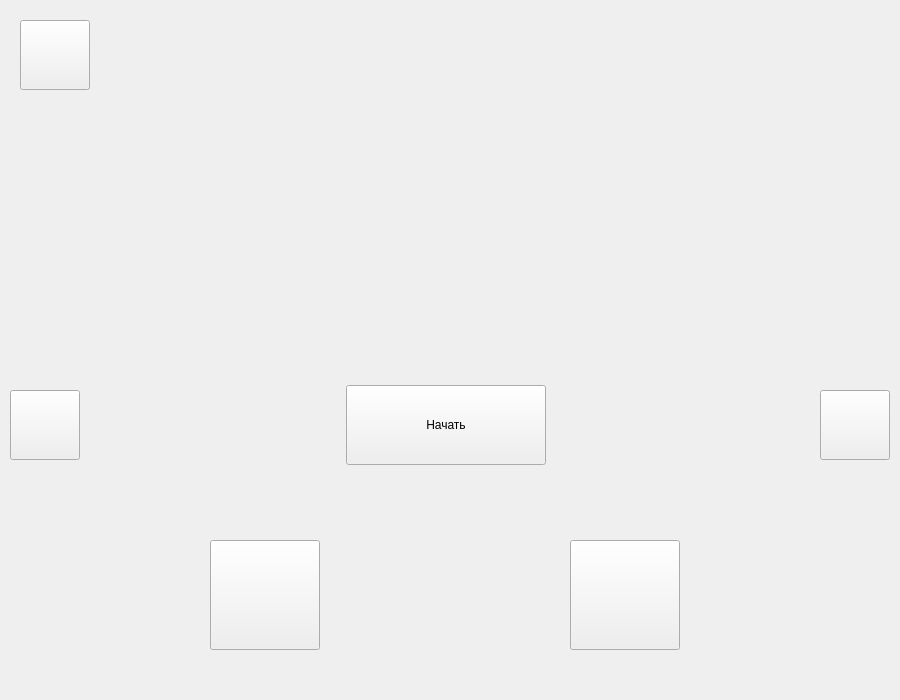
<?xml version="1.0" encoding="UTF-8"?>
<ui version="4.0">
 <class>Reading</class>
 <widget class="QWidget" name="Reading">
  <property name="geometry">
   <rect>
    <x>0</x>
    <y>0</y>
    <width>900</width>
    <height>700</height>
   </rect>
  </property>
  <property name="sizePolicy">
   <sizepolicy hsizetype="Fixed" vsizetype="Fixed">
    <horstretch>0</horstretch>
    <verstretch>0</verstretch>
   </sizepolicy>
  </property>
  <property name="minimumSize">
   <size>
    <width>900</width>
    <height>700</height>
   </size>
  </property>
  <property name="maximumSize">
   <size>
    <width>901</width>
    <height>700</height>
   </size>
  </property>
  <property name="windowTitle">
   <string>Чтение</string>
  </property>
  <widget class="QWidget" name="horizontalLayoutWidget">
   <property name="geometry">
    <rect>
     <x>210</x>
     <y>350</y>
     <width>471</width>
     <height>151</height>
    </rect>
   </property>
   <layout class="QHBoxLayout" name="layout_word" stretch="0,0,0">
    <property name="spacing">
     <number>0</number>
    </property>
    <property name="sizeConstraint">
     <enum>QLayout::SetMinimumSize</enum>
    </property>
    <property name="rightMargin">
     <number>0</number>
    </property>
    <property name="bottomMargin">
     <number>0</number>
    </property>
    <item>
     <spacer name="horizontalSpacer">
      <property name="orientation">
       <enum>Qt::Horizontal</enum>
      </property>
      <property name="sizeHint" stdset="0">
       <size>
        <width>40</width>
        <height>20</height>
       </size>
      </property>
     </spacer>
    </item>
    <item>
     <widget class="QPushButton" name="btn_start">
      <property name="minimumSize">
       <size>
        <width>200</width>
        <height>80</height>
       </size>
      </property>
      <property name="maximumSize">
       <size>
        <width>200</width>
        <height>80</height>
       </size>
      </property>
      <property name="text">
       <string>Начать</string>
      </property>
     </widget>
    </item>
    <item>
     <spacer name="horizontalSpacer_2">
      <property name="orientation">
       <enum>Qt::Horizontal</enum>
      </property>
      <property name="sizeHint" stdset="0">
       <size>
        <width>40</width>
        <height>20</height>
       </size>
      </property>
     </spacer>
    </item>
   </layout>
  </widget>
  <widget class="QPushButton" name="btn_divide">
   <property name="geometry">
    <rect>
     <x>210</x>
     <y>540</y>
     <width>110</width>
     <height>110</height>
    </rect>
   </property>
   <property name="text">
    <string/>
   </property>
   <property name="icon">
    <iconset>
     <normaloff>images/divide.png</normaloff>images/divide.png</iconset>
   </property>
   <property name="iconSize">
    <size>
     <width>60</width>
     <height>60</height>
    </size>
   </property>
  </widget>
  <widget class="QPushButton" name="btn_next">
   <property name="geometry">
    <rect>
     <x>820</x>
     <y>390</y>
     <width>70</width>
     <height>70</height>
    </rect>
   </property>
   <property name="text">
    <string/>
   </property>
   <property name="icon">
    <iconset>
     <normaloff>images/next.png</normaloff>images/next.png</iconset>
   </property>
   <property name="iconSize">
    <size>
     <width>40</width>
     <height>40</height>
    </size>
   </property>
  </widget>
  <widget class="QPushButton" name="btn_record">
   <property name="geometry">
    <rect>
     <x>570</x>
     <y>540</y>
     <width>110</width>
     <height>110</height>
    </rect>
   </property>
   <property name="text">
    <string/>
   </property>
   <property name="icon">
    <iconset>
     <normaloff>images/recorder.png</normaloff>images/recorder.png</iconset>
   </property>
   <property name="iconSize">
    <size>
     <width>60</width>
     <height>60</height>
    </size>
   </property>
  </widget>
  <widget class="QPushButton" name="btn_menu">
   <property name="geometry">
    <rect>
     <x>20</x>
     <y>20</y>
     <width>70</width>
     <height>70</height>
    </rect>
   </property>
   <property name="text">
    <string/>
   </property>
   <property name="icon">
    <iconset>
     <normaloff>images/menu.png</normaloff>images/menu.png</iconset>
   </property>
   <property name="iconSize">
    <size>
     <width>30</width>
     <height>30</height>
    </size>
   </property>
  </widget>
  <widget class="QPushButton" name="btn_back">
   <property name="geometry">
    <rect>
     <x>10</x>
     <y>390</y>
     <width>70</width>
     <height>70</height>
    </rect>
   </property>
   <property name="text">
    <string/>
   </property>
   <property name="icon">
    <iconset>
     <normaloff>images/back.png</normaloff>images/back.png</iconset>
   </property>
   <property name="iconSize">
    <size>
     <width>40</width>
     <height>40</height>
    </size>
   </property>
  </widget>
  <widget class="QLabel" name="image">
   <property name="geometry">
    <rect>
     <x>290</x>
     <y>20</y>
     <width>300</width>
     <height>300</height>
    </rect>
   </property>
   <property name="text">
    <string/>
   </property>
   <property name="scaledContents">
    <bool>true</bool>
   </property>
  </widget>
  <widget class="QLabel" name="face">
   <property name="geometry">
    <rect>
     <x>720</x>
     <y>20</y>
     <width>171</width>
     <height>131</height>
    </rect>
   </property>
   <property name="text">
    <string/>
   </property>
   <property name="pixmap">
    <pixmap>../../Downloads/IMG_7481.GIF</pixmap>
   </property>
   <property name="scaledContents">
    <bool>true</bool>
   </property>
  </widget>
 </widget>
 <resources/>
 <connections/>
</ui>
